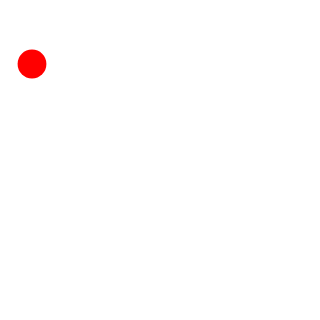

The Vega-Lite source for this figure:
### Vega specification from a JSON file in a GitHub repository (floating-point values rounded to 4 significant figures)
{"width": 100, "height": 100, "data": [{"name": "w", "values": [{"type": "Feature", "geometry": {"type": "Point", "coordinates": [10, 20]}}]}], "projections": [{"name": "p", "type": "constructor"}], "marks": [{"type": "shape", "from": {"data": "w"}, "encode": {"enter": {"fill": {"value": "red"}}}, "transform": [{"type": "geoshape", "projection": "p"}]}]}
